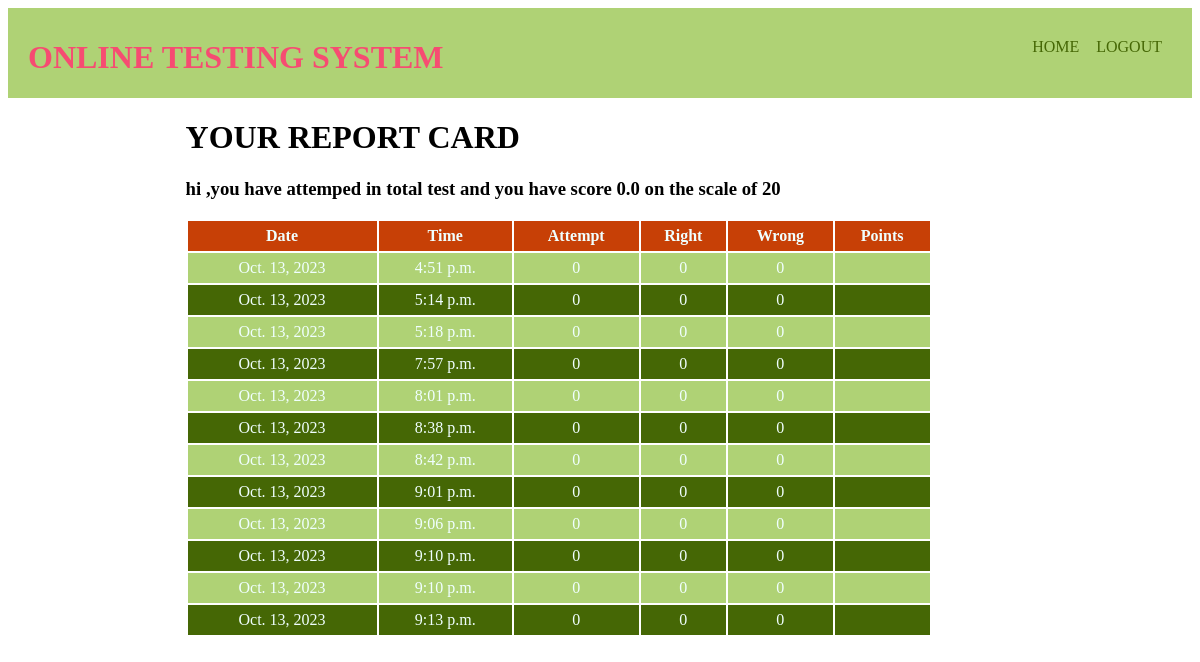
Page /result-history (signed in) on the committed database.
### OTS_APP/models.py (models this page shows, shortened)
class Candidate(models.Model):
    Username=models.CharField(primary_key=True,max_length=255)
    Password=models.CharField(null=False,max_length=255)
    Name=models.CharField(null=False,max_length=255)
    Test_attempt=models.IntegerField(default=0)
    Points=models.FloatField(default=0)

class Result(models.Model):
    Resultid=models.BigAutoField(primary_key=True,auto_created=True)
    Username=models.ForeignKey(Candidate,on_delete=models.CASCADE)
    date=models.DateField(auto_now=True)
    time=models.TimeField(auto_now=True)
    attempt=models.IntegerField()
    Right=models.IntegerField()
    Wrong=models.IntegerField()
    points=models.FloatField()

### OTS_APP/views.py (the view)
# urls.py: path("result-history",TestResultHistory,name='TestHistory'),
def TestResultHistory(request):
     if 'name' not in request.session.keys():
        return HttpResponseRedirect('login')
     candidate=Candidate.objects.filter(Username=request.session['username'])
     results=Result.objects.filter(Username=candidate[0].Username)
     context2={'candidate':candidate[0],'result':results}
     return render(request,"candidate_history.html",context2)

### OTS_APP/templates/candidate_history.html (shortened to what this page needs)
{% extends 'master.html' %}
{% block top %}
<a href="{% url 'OTS_APP:home' %}">HOME</a>
<a href="{% url 'OTS_APP:logout' %}">LOGOUT</a>
{% endblock %}
{% block content %}
  <h1>YOUR REPORT CARD</h1>
  <h3>hi {{candidate.name}},you have attemped in total {{candidate.Test_attemped}} test and you have score {{candidate.Points}} on the scale of 20 </h3>
 <table>
    <tr>
        <th>Date</th>
        <th>Time</th>
        <th>Attempt</th>
        <th>Right</th>
        <th>Wrong</th>
        <th>Points</th>
    </tr>
    {% for i in result %}
    <tr>
        <td>{{i.date}}</td>
        <td>{{i.time}}</td>
        <td>{{i.attempt}}</td>
        <td>{{i.Right}}</td>
        <td>{{i.Wrong}}</td>
        <td>{{i.Points}}</td>
    </tr>
    {% endfor %}
   </table>
{% endblock %}

### OTS_APP/templates/master.html (shortened to what this page needs)
<!DOCTYPE html>
<html lang="en">
<head>
    {% load static %}
    <link rel="stylesheet" href="{% static 'theme.css' %}">
    <link rel="stylesheet" href="{% static 'forms.css' %}">
</head>
<body>
    <div class="top">
        <div class="sitename"><h1>ONLINE TESTING SYSTEM</h1></div>
            <div class="menu">
              {% block top %}{% endblock %}
            </div>
    </div>
    <div class="content">
       {% block content %}{% endblock %}
    </div>
</body>
</html>

### OTS_APP/static/theme.css (style rules this page uses)
.top { background-color: #afd275; height: 50px; padding: 20px; }
.top .sitename { display: inline-block; color: #f64c72; position: relative; top: -10px; }
.top .menu { position: relative; float: right; top: 10px; }
.top .menu a { text-decoration: none; color: #456705; display: inline-block; margin-right: 10px; min-width: 50px; }
.content { width: 70%; margin-left: auto; margin-right: auto; }
table { width: 90%; }
table tr:nth-child(odd) { background-color: #456705; color: azure; height: 30px; }
table tr:nth-child(even) { background-color: #afd275; color: azure; height: 30px; }
table tr:nth-child(1) { background-color: #c74006; color: azure; height: 30px; }
table td { text-align: center; }

### rows in the picture
Candidate: Points "0.0"
Result: date "Oct. 13, 2023", time "4:51 p.m.", attempt "0", Right "0", Wrong "0"
Result: date "Oct. 13, 2023", time "5:14 p.m.", attempt "0", Right "0", Wrong "0"
Result: date "Oct. 13, 2023", time "5:18 p.m.", attempt "0", Right "0", Wrong "0"
Result: date "Oct. 13, 2023", time "7:57 p.m.", attempt "0", Right "0", Wrong "0"
Result: date "Oct. 13, 2023", time "8:01 p.m.", attempt "0", Right "0", Wrong "0"
Result: date "Oct. 13, 2023", time "8:38 p.m.", attempt "0", Right "0", Wrong "0"
Result: date "Oct. 13, 2023", time "8:42 p.m.", attempt "0", Right "0", Wrong "0"
Result: date "Oct. 13, 2023", time "9:01 p.m.", attempt "0", Right "0", Wrong "0"
Result: date "Oct. 13, 2023", time "9:06 p.m.", attempt "0", Right "0", Wrong "0"
Result: date "Oct. 13, 2023", time "9:10 p.m.", attempt "0", Right "0", Wrong "0"
Result: date "Oct. 13, 2023", time "9:10 p.m.", attempt "0", Right "0", Wrong "0"
Result: date "Oct. 13, 2023", time "9:13 p.m.", attempt "0", Right "0", Wrong "0"
